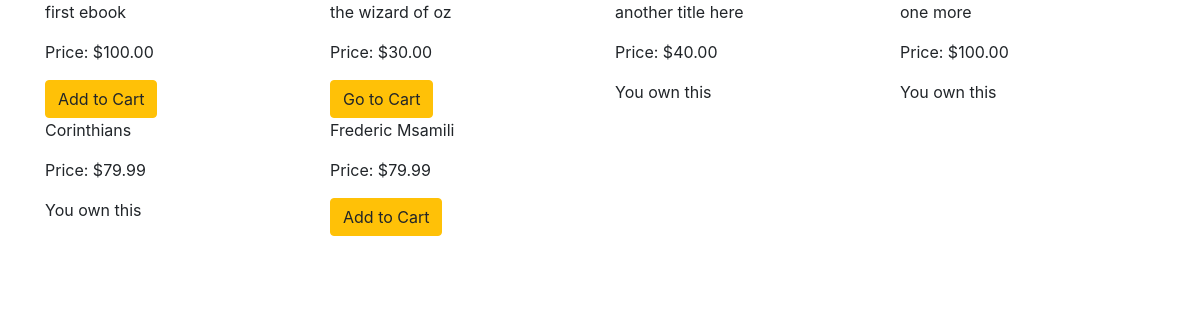
The page /products/ (signed in) on the database its author committed.
### products/models.py (models this page shows, shortened)
class Product(models.Model):
    user = models.ForeignKey(settings.AUTH_USER_MODEL,on_delete=models.CASCADE,null=True,blank=True)
    name = models.CharField(max_length=120)
    description = models.CharField(max_length=500,null=True,blank=True)
    download = models.FileField(upload_to=download_loc,storage=FileSystemStorage(location=protected_loc),null=True,blank=True)
    price = models.DecimalField(max_digits=60,decimal_places=2)
    sale_price = models.DecimalField(max_digits=60,decimal_places=2,null=True,blank=True)
    slug= models.SlugField()

### products/views.py (the view)
# urls.py: url(r'^', product_list, name='product-list'),
@login_required
def product_list(request):
    object_list = Product.objects.all()
    filtered_orders = Order.objects.filter(owner=request.user.profile, is_ordered=False)
    current_order_products = []
    if filtered_orders.exists():
    	user_order = filtered_orders[0]
    	user_order_items = user_order.items.all()
    	current_order_products = [product.product for product in user_order_items]
    context = {
        'object_list': object_list,
        'current_order_products': current_order_products
    }
    return render(request, "products/product_list.html", context)

### products/templates/products/product_list.html (shortened to what this page needs)
{% extends 'base.html' %}
{% block content %}
    <div class="row">
    {% for object in object_list %}
        <div class="col-sm-3">
            <p>{{ object.name }}</p>
            <p>Price: ${{ object.price }}</p>
            {% if object in user.profile.ebooks.all %}
            You own this
            {% elif object in current_order_products %}
            <a href="{% url 'shopping_cart:order_summary' %}" class="btn btn-warning">Go to Cart</a>
            {% else %}
            <a href="{% url 'shopping_cart:add_to_cart' object.id %}" class="btn btn-warning">Add to Cart</a>
            {% endif %}
        </div>
    {% endfor %}
    </div>
{% endblock content %}

### rows shown on the page
Product: name "first ebook", price "100.00", shows "Add to Cart"
Product: name "the wizard of oz", price "30.00", shows "Go to Cart"
Product: name "another title here", price "40.00", shows "You own this"
Product: name "one more", price "100.00", shows "You own this"
Product: name "Corinthians", price "79.99", shows "You own this"
Product: name "Frederic Msamili", price "79.99", shows "Add to Cart"
